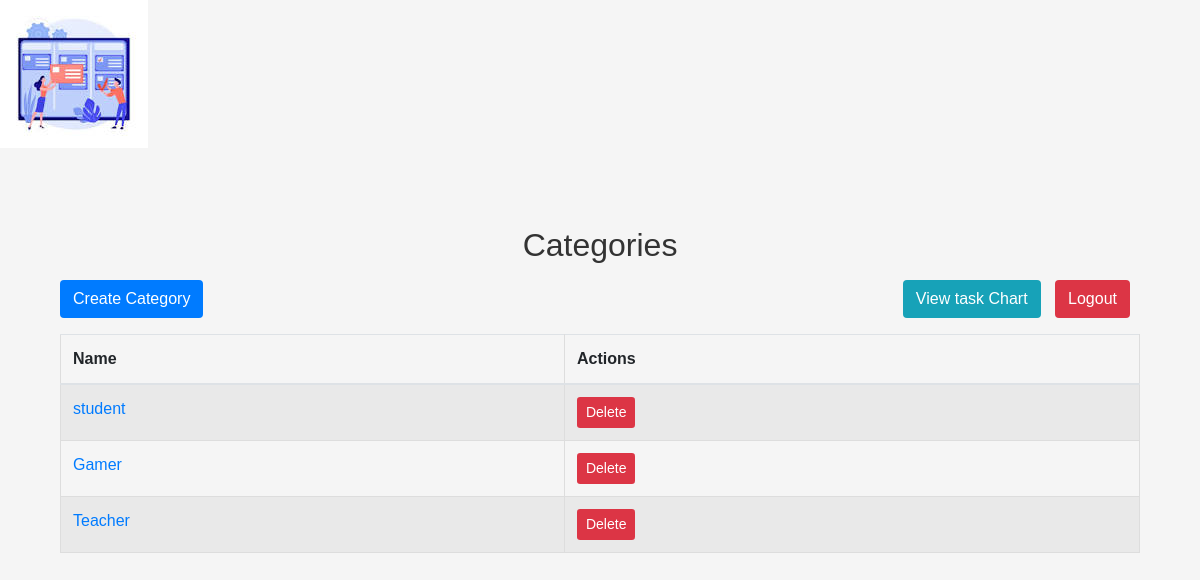
The app's page / (signed in) with its own data.
### task_management_system_app/models.py (models this page shows)
class Category(models.Model):
    name = models.CharField(max_length=100)

### task_management_system_app/views.py (the view)
# urls.py: path('', views.category_list, name='category_list'),
@login_required
@admin_required
def category_list(request):
    categories = Category.objects.all()
    return render(request, 'task_management_system_app/category_list.html', {'categories': categories})

### task_management_system_app/templates/task_management_system_app/category_list.html (shortened to what this page needs)
<!DOCTYPE html>
<html lang="en">
<head>
  <link rel="stylesheet" href="https://maxcdn.bootstrapcdn.com/bootstrap/4.5.2/css/bootstrap.min.css" />
</head>
<body>
  <img alt="Text description of the image" width="pixels" height="pixels">
  <div class="container mt-5">
    <div class="text-center mb-3">
      <h2>Categories</h2>
    </div>
    <div class="row">
      <div class="col-md-6">
        <a href="{% url 'create_category' %}" class="btn btn-primary mb-3">Create Category</a>  </div>
      <div class="col-md-6 text-right"> <a href="{% url 'task_chart' %}" class="btn btn-info mb-3">View task Chart</a>  <a href="{% url 'logout' %}" class="btn btn-danger mb-3">Logout</a>  </div>
    </div>
    <table class="table table-striped"> <thead>
        <tr>
          <th>Name</th>
          <th>Actions</th>
        </tr>
      </thead>
      <tbody>
        {% for category in categories %}
          <tr>
            <td>
              <a href="{% url 'category_tasks' category.id %}">{{ category.name }}</a>
            </td>
            <td>
              <form method="post" action="{% url 'delete_category' category.id %}" style="display: inline;">
                <button type="submit" class="btn btn-danger btn-sm">Delete</button>
              </form>
            </td>
          </tr>
        {% endfor %}
      </tbody>
    </table>
  </div>

### task_management_system_app/templates/task_management_system_app/category_list.html (style rules this page uses)
body { background-color: #f5f5f5; font-family: Arial, sans-serif; }
.container { padding: 30px; }
h2 { color: #333; text-align: center; }
table { border-collapse: collapse; }
th, td { padding: 10px; border: 1px solid #ddd; }
.btn { margin-right: 10px; }
.btn-primary, .btn-info, .btn-danger { border-color: transparent; }
.btn-primary { background-color: #007bff; }
.btn-info { background-color: #17a2b8; }
.btn-danger { background-color: #dc3545; }
body { background-image: url('C:\Users\kalyan\OneDrive\Desktop\hi.jpg'); background-size: cover; }

### records on screen
Category: name "student"
Category: name "Gamer"
Category: name "Teacher"
